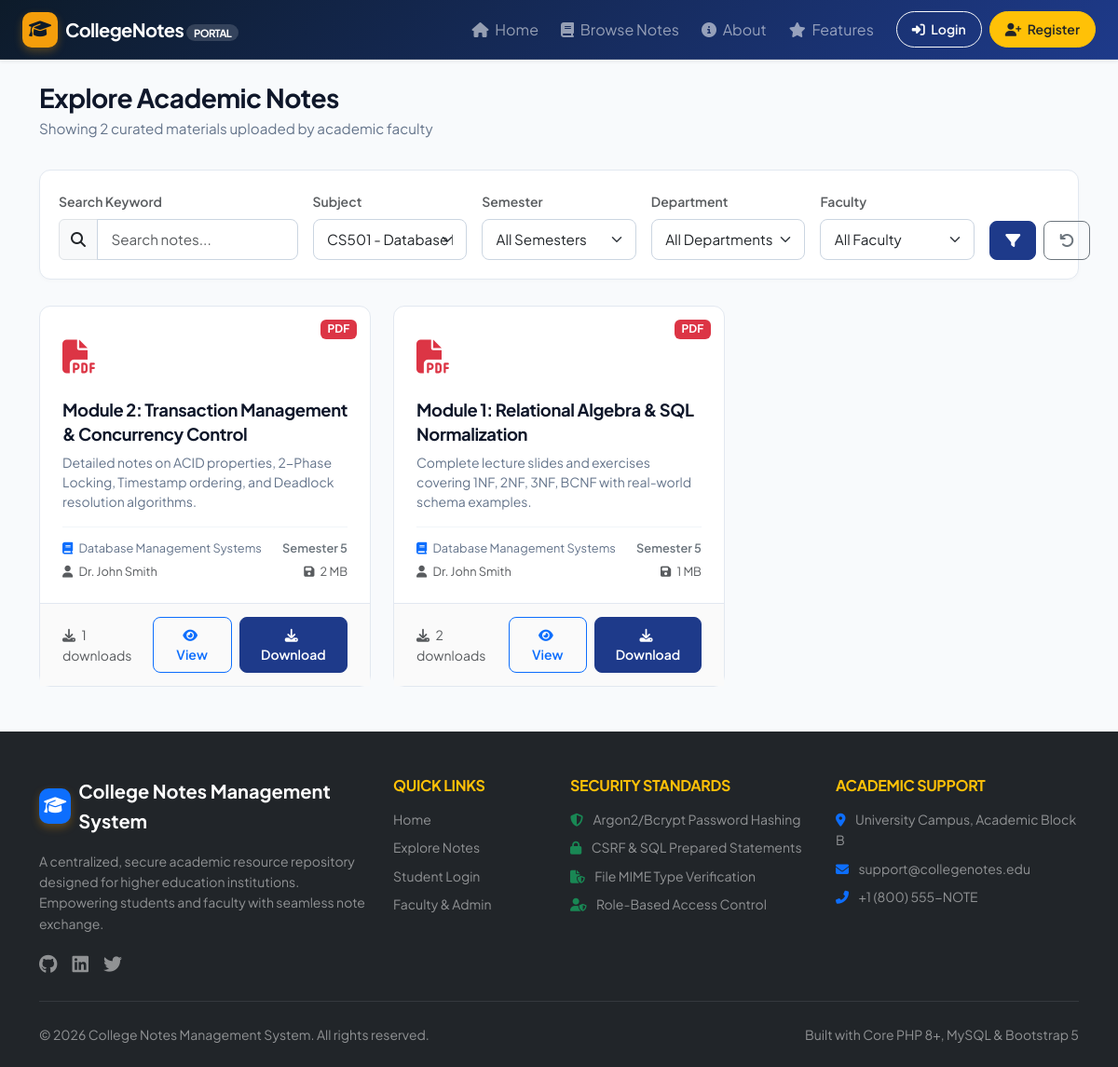
The page /user/notes.php?subject=1 on the database its author committed.
### tables this page shows
CREATE TABLE `notes` (
    `id` INT UNSIGNED AUTO_INCREMENT PRIMARY KEY,
    `teacher_id` INT UNSIGNED NOT NULL,
    `subject_id` INT UNSIGNED NOT NULL,
    `title` VARCHAR(255) NOT NULL,
    `description` TEXT DEFAULT NULL,
    `file_name` VARCHAR(255) NOT NULL,
    `file_path` VARCHAR(255) NOT NULL,
    `file_type` VARCHAR(20) NOT NULL,
    `file_size` BIGINT UNSIGNED NOT NULL,
    `semester` VARCHAR(20) NOT NULL,
    `department` VARCHAR(100) NOT NULL,
    `status` ENUM('published', 'draft', 'archived') NOT NULL DEFAULT 'published',
    `created_at` TIMESTAMP DEFAULT CURRENT_TIMESTAMP,
    `updated_at` TIMESTAMP DEFAULT CURRENT_TIMESTAMP ON UPDATE CURRENT_TIMESTAMP,
    INDEX `idx_notes_teacher` (`teacher_id`),
    INDEX `idx_notes_subject` (`subject_id`),
    INDEX `idx_notes_dept_sem` (`department`, `semester`),
    INDEX `idx_notes_status` (`status`),
    CONSTRAINT `fk_notes_teacher` FOREIGN KEY (`teacher_id`) REFERENCES `teachers` (`id`) ON DELETE CASCADE,
    CONSTRAINT `fk_notes_subject` FOREIGN KEY (`subject_id`) REFERENCES `subjects` (`id`) ON DELETE CASCADE
);

CREATE TABLE `subjects` (
    `id` INT UNSIGNED AUTO_INCREMENT PRIMARY KEY,
    `name` VARCHAR(150) NOT NULL,
    `code` VARCHAR(50) NOT NULL UNIQUE,
    `semester` VARCHAR(20) NOT NULL,
    `department` VARCHAR(100) NOT NULL,
    `created_at` TIMESTAMP DEFAULT CURRENT_TIMESTAMP,
    INDEX `idx_subjects_sem_dept` (`semester`, `department`)
);

### includes/auth.php (called while the page is built, shortened)
<?php
require_once __DIR__ . '/functions.php';
function isLoggedIn(): bool {
    return !empty($_SESSION['user_id']) && !empty($_SESSION['user_role']);
}

### includes/functions.php (called while the page is built, shortened)
<?php
function e($string): string {
    return htmlspecialchars((string)($string ?? ''), ENT_QUOTES | ENT_SUBSTITUTE, 'UTF-8');
}
function sanitize($data): string {
    return trim(strip_tags((string)$data));
}
function formatBytes(int $bytes, int $precision = 2): string {
    $units = ['B', 'KB', 'MB', 'GB', 'TB'];
    $bytes = max($bytes, 0);
    $pow = floor(($bytes ? log($bytes) : 0) / log(1024));
    $pow = min($pow, count($units) - 1);
    $bytes /= pow(1024, $pow);
    return round($bytes, $precision) . ' ' . $units[$pow];
}
function getFileTypeInfo(string $type): array {
    return match(strtolower($type)) {
        'pdf'  => ['icon' => 'fa-file-pdf', 'color' => 'text-danger', 'badge' => 'bg-danger'],
        'doc', 'docx' => ['icon' => 'fa-file-word', 'color' => 'text-primary', 'badge' => 'bg-primary'],
        'ppt', 'pptx' => ['icon' => 'fa-file-powerpoint', 'color' => 'text-warning', 'badge' => 'bg-warning text-dark'],
        'txt'  => ['icon' => 'fa-file-alt', 'color' => 'text-secondary', 'badge' => 'bg-secondary'],
        default => ['icon' => 'fa-file', 'color' => 'text-muted', 'badge' => 'bg-dark']
    };
}

### user/notes.php (the view, shortened to what this page needs)
<?php
require_once __DIR__ . '/../includes/auth.php';
require_once __DIR__ . '/../includes/functions.php';
$db = getDB();
$search     = sanitize($_GET['search'] ?? '');
$subjectId  = filter_var($_GET['subject'] ?? null, FILTER_VALIDATE_INT);
$page       = max((int)($_GET['page'] ?? 1), 1);
$perPage    = 9;
$offset     = ($page - 1) * $perPage;
$where = ["n.status = 'published'"];
$params = [];
if (!empty($subjectId)) {
    $where[] = "n.subject_id = :subject_id";
    $params[':subject_id'] = $subjectId;
}
$whereClause = implode(' AND ', $where);
$countSql = "
    SELECT COUNT(*)
    FROM notes n
    JOIN subjects s ON n.subject_id = s.id
    JOIN teachers t ON n.teacher_id = t.id
    WHERE $whereClause
";
$stmtCount = $db->prepare($countSql);
$stmtCount->execute($params);
$totalNotes = (int)$stmtCount->fetchColumn();
$sql = "
    SELECT n.*, s.name as subject_name, s.code as subject_code, u.name as teacher_name,
           (SELECT COUNT(*) FROM downloads d WHERE d.note_id = n.id) as download_count
    FROM notes n
    JOIN subjects s ON n.subject_id = s.id
    JOIN teachers t ON n.teacher_id = t.id
    JOIN users u ON t.user_id = u.id
    WHERE $whereClause
    ORDER BY n.created_at DESC
    LIMIT :limit OFFSET :offset
";
$stmt = $db->prepare($sql);
foreach ($params as $key => $val) {
    $stmt->bindValue($key, $val);
}
$stmt->bindValue(':limit', $perPage, PDO::PARAM_INT);
$stmt->bindValue(':offset', $offset, PDO::PARAM_INT);
$stmt->execute();
$notes = $stmt->fetchAll();
$allSubjects    = $db->query("SELECT id, name, code FROM subjects ORDER BY name ASC")->fetchAll();
include __DIR__ . '/../includes/header.php';
include __DIR__ . '/../includes/navbar.php';
?>
<div class="<?= isLoggedIn() ? 'dashboard-layout' : 'container py-4' ?>">
    <main class="<?= isLoggedIn() ? 'main-content' : '' ?>">
        <div class="page-header-bar">
            <div>
                <h1 class="page-title">Explore Academic Notes</h1>
                <p class="page-subtitle">Showing <?= $totalNotes ?> curated materials uploaded by academic faculty</p>
            </div>
        </div>
        <div class="filter-card">
            <form action="<?= BASE_URL ?>user/notes.php" method="GET" class="row g-3 align-items-end">
                <div class="col-lg-3 col-md-6">
                    <label class="form-label small fw-semibold text-muted">Search Keyword</label>
                    <div class="input-group">
                        <span class="input-group-text bg-light"><i class="fas fa-search"></i></span>
                        <input type="text" name="search" class="form-control" placeholder="Search notes..." value="<?= e($search) ?>">
                    </div>
                </div>
                <div class="col-lg-2 col-md-4">
                    <label class="form-label small fw-semibold text-muted">Subject</label>
                    <select name="subject" class="form-select auto-submit-filter">
                        <?php foreach ($allSubjects as $sub): ?>
                            <option value="<?= $sub['id'] ?>" <?= $subjectId == $sub['id'] ? 'selected' : '' ?>>
                                <?= e($sub['code']) ?> - <?= e($sub['name']) ?>
                            </option>
                        <?php endforeach; ?>
                    </select>
                </div>
                <div class="col-lg-2 col-md-4">
                    <label class="form-label small fw-semibold text-muted">Semester</label>
                    <select name="semester" class="form-select auto-submit-filter">
                        <option value="">All Semesters</option>
                    </select>
                </div>
                <div class="col-lg-2 col-md-4">
                    <label class="form-label small fw-semibold text-muted">Department</label>
                    <select name="department" class="form-select auto-submit-filter">
                        <option value="">All Departments</option>
                    </select>
                </div>
                <div class="col-lg-2 col-md-4">
                    <label class="form-label small fw-semibold text-muted">Faculty</label>
                    <select name="teacher" class="form-select auto-submit-filter">
                        <option value="">All Faculty</option>
                    </select>
                </div>
                <div class="col-lg-1 col-md-4 d-flex gap-2">
                    <button type="submit" class="btn btn-primary w-100" title="Apply Filter">
                        <i class="fas fa-filter"></i>
                    </button>
                    <a href="<?= BASE_URL ?>user/notes.php" class="btn btn-outline-secondary" title="Reset Filters">
                        <i class="fas fa-undo"></i>
                    </a>
                </div>
            </form>
        </div>
        <?php if (empty($notes)): ?>
            <div class="card border-0 shadow-sm p-5 text-center text-muted rounded-4 bg-white">
                <i class="fas fa-search-minus fa-3x mb-3 text-secondary"></i>
                <h4 class="fw-bold text-dark">No Matching Notes Found</h4>
                <p class="mb-3">Try adjusting your search criteria or clear active filters.</p>
                <div>
                    <a href="<?= BASE_URL ?>user/notes.php" class="btn btn-outline-primary btn-sm">Clear All Filters</a>
                </div>
            </div>
        <?php else: ?>
            <div class="row g-4 mb-4">
                <?php foreach ($notes as $n): ?>
                    <?php $typeInfo = getFileTypeInfo($n['file_type']); ?>
                    <div class="col-lg-4 col-md-6">
                        <div class="note-card">
                            <span class="badge <?= $typeInfo['badge'] ?> note-badge text-uppercase"><?= e($n['file_type']) ?></span>
                            <div class="card-body">
                                <div class="note-icon-large <?= $typeInfo['color'] ?>">
                                    <i class="fas <?= $typeInfo['icon'] ?>"></i>
                                </div>
                                <h5 class="note-title"><?= e($n['title']) ?></h5>
                                <p class="note-desc"><?= e(mb_strimwidth($n['description'] ?? '', 0, 110, '...')) ?></p>
                                <div class="note-meta">
                                    <div class="d-flex justify-content-between mb-1">
                                        <span><i class="fas fa-book me-1 text-primary"></i> <?= e($n['subject_name']) ?></span>
                                        <span class="fw-semibold text-secondary"><?= e($n['semester']) ?></span>
                                    </div>
                                    <div class="d-flex justify-content-between text-muted">
                                        <span><i class="fas fa-user me-1"></i> <?= e($n['teacher_name']) ?></span>
                                        <span><i class="fas fa-save me-1"></i> <?= formatBytes($n['file_size']) ?></span>
                                    </div>
                                </div>
                            </div>
                            <div class="card-footer">
                                <small class="text-muted"><i class="fas fa-download me-1"></i> <?= $n['download_count'] ?> downloads</small>
                                <div class="d-flex gap-2">
                                    <a href="<?= BASE_URL ?>user/note-view.php?id=<?= $n['id'] ?>" class="btn btn-sm btn-outline-primary">
                                        <i class="fas fa-eye me-1"></i> View
                                    </a>
                                    <a href="<?= BASE_URL ?>user/note-download.php?id=<?= $n['id'] ?>" class="btn btn-sm btn-primary">
                                        <i class="fas fa-download me-1"></i> Download
                                    </a>
                                </div>
                            </div>
                        </div>
                    </div>
                <?php endforeach; ?>
            </div>
        <?php endif; ?>
    </main>
</div>
<?php include __DIR__ . '/../includes/footer.php'; ?>

### assets/css/style.css (style rules this page uses)
:root { --primary-color: #1e3a8a; --primary-hover: #1e40af; --primary-light: #eff6ff; --secondary-color: #0f172a; --accent-color: #f59e0b; --accent-hover: #d97706; --success-color: #10b981; --danger-color: #ef4444; --warning-color: #f59e0b; --info-color: #06b6d4; --bg-light: #f8fafc; --card-border: #e2e8f0; --text-main: #334155; --text-muted: #64748b; --sidebar-width: 260px; --header-height: 64px; --border-radius: 12px; }
body { font-family: 'Plus Jakarta Sans', -apple-system, BlinkMacSystemFont, "Segoe UI", Roboto, sans-serif; color: var(--text-main); background-color: var(--bg-light); line-height: 1.6; min-height: 100vh; display: flex; flex-direction: column; }
h1, h2, h3, h4, h5, h6 { font-weight: 700; color: var(--secondary-color); letter-spacing: -0.02em; }
.btn { font-weight: 600; border-radius: 8px; padding: 0.5rem 1rem; transition: all 0.2s ease; }
.btn-primary { background-color: var(--primary-color); border-color: var(--primary-color); }
.form-control, .form-select { border-radius: 8px; border: 1px solid #cbd5e1; padding: 0.6rem 0.9rem; font-size: 0.95rem; }

### assets/css/dashboard.css (style rules this page uses)
.page-header-bar { margin-bottom: 2rem; display: flex; justify-content: space-between; align-items: center; flex-wrap: wrap; gap: 1rem; }
.page-title { font-size: 1.75rem; margin-bottom: 0.25rem; }
.page-subtitle { color: var(--text-muted); font-size: 0.95rem; margin: 0; }
.note-card { background: #ffffff; border: 1px solid var(--card-border); border-radius: var(--border-radius); transition: all 0.25s cubic-bezier(0.165, 0.84, 0.44, 1); display: flex; flex-direction: column; height: 100%; position: relative; }
.note-card .note-badge { position: absolute; top: 14px; right: 14px; }
.note-card .card-body { padding: 1.5rem; flex-grow: 1; display: flex; flex-direction: column; }
.note-card .note-icon-large { font-size: 2.25rem; margin-bottom: 1rem; }
.note-card .note-title { font-size: 1.15rem; font-weight: 700; line-height: 1.4; margin-bottom: 0.5rem; color: var(--secondary-color); }
.note-card .note-desc { font-size: 0.875rem; color: var(--text-muted); line-height: 1.5; margin-bottom: 1rem; flex-grow: 1; }
.note-card .note-meta { font-size: 0.8rem; color: var(--text-muted); border-top: 1px solid #f1f5f9; padding-top: 0.75rem; margin-top: auto; }
.note-card .card-footer { background: #fafafa; border-top: 1px solid var(--card-border); padding: 0.85rem 1.5rem; display: flex; justify-content: space-between; align-items: center; }
.filter-card { background: #ffffff; border: 1px solid var(--card-border); border-radius: var(--border-radius); padding: 1.25rem; margin-bottom: 1.75rem; box-shadow: 0 2px 4px rgba(0,0,0,0.02); }

### rows shown on the page
notes: file_type "PDF", title "Module 2: Transaction Management & Concurrency Control", description "Detailed notes on ACID properties, 2-Phase Locking, Timestamp ordering, and Deadlock resolution algorithms.", subject.name "Database Management Systems", semester "Semester 5", teacher_name "Dr. John Smith", file_size "2 MB", download_count "1"
notes: file_type "PDF", title "Module 1: Relational Algebra & SQL Normalization", description "Complete lecture slides and exercises covering 1NF, 2NF, 3NF, BCNF with real-world schema examples.", subject.name "Database Management Systems", semester "Semester 5", teacher_name "Dr. John Smith", file_size "1 MB", download_count "2"

### other values the page prints
APP_SHORT_NAME "CollegeNotes"
$totalNotes "2"
APP_NAME "College Notes Management System"
form field subject "CS501 - Database Management Systems"
